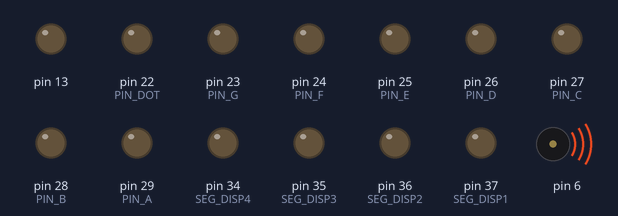
A sketch run on a simulated Arduino Mega 2560, built with avr-gcc and run on an emulated ATmega2560. Parts: output pins drawn as LEDs (lit = HIGH), buzzer (waves = sounding). Pins used as bus, display or sensor lines are not drawn.

Above: at 0.47 s.
At 3.3 s:
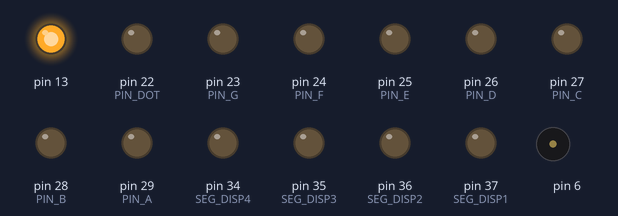
At 10.62 s:
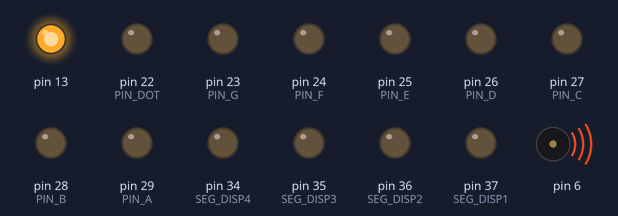
At 18.7 s:
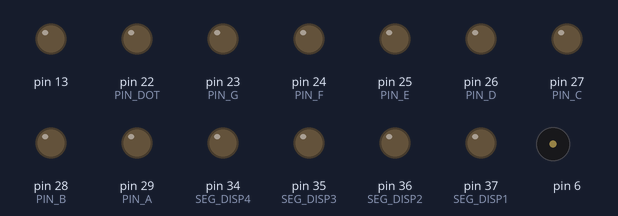
At 27.83 s:
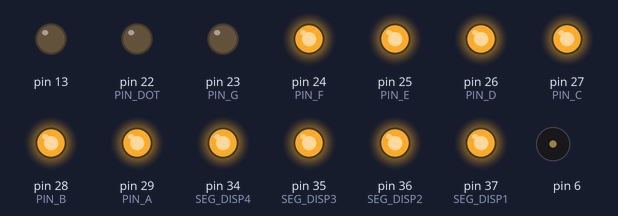
At 36.8 s:
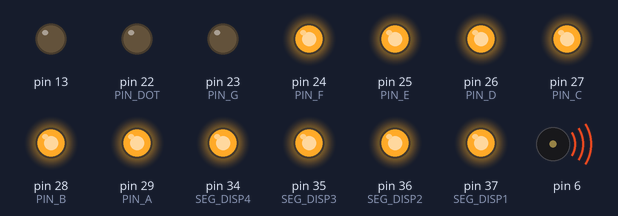
Timing chart, 0 to 40.0 s (numbered marks = the images above):
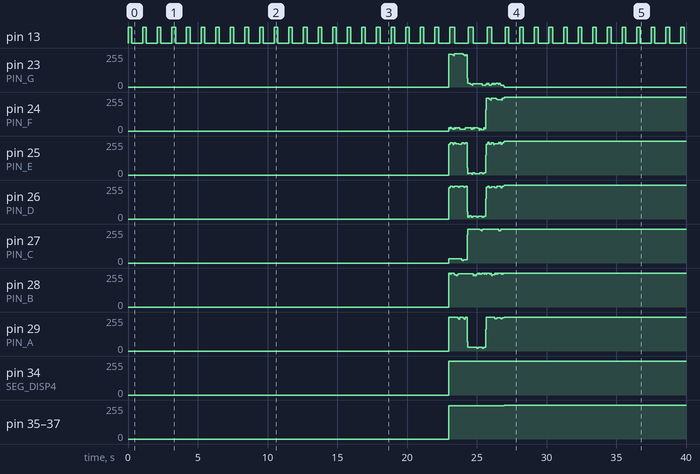

The sketch:

DDS.ino
```cpp
/* University of Washington
 * ECE/CSE 474,  05/26/2023
 *
 *   Noah Crouch
 *   Taylor Kelly
 *
 *   Lab 3: Schedulers
 *
 */
#include "DataDriven.h";

void task_start(TCB *task);

// Defining the Task List, and list for dead tasks
TCB TCB_List[N_TASKS];
TCB Dead_Tasks[N_TASKS];

TCB *tcb_list_ptr = &TCB_List[0];

Task t_task1; //LED Flash
Task t_task2; // Plays Bloody Stream
Task t_task3; // Counts up on 7 Seg
Task t_task4_0; // Countdown to music play
Task t_task4_1; // Play music with frequency
Task t_task5; //Supervisor
Task t_task6; // Display Smile

// Global variables for various tasks
int current_running_task_index, dead_task_index;
int task_count, dead_count;

Task task_arr[7] = {t_task1, t_task2, t_task3, t_task4_0, t_task4_1, t_task5, t_task6};

int digits[4] = {0};

void setup() {
  Serial.begin(9600);

  // Setting the various Pins for output
  pinMode(13, OUTPUT);

  pinMode(PIN_A, OUTPUT);
  pinMode(PIN_B, OUTPUT);
  pinMode(PIN_C, OUTPUT);
  pinMode(PIN_D, OUTPUT);
  pinMode(PIN_E, OUTPUT);
  pinMode(PIN_F, OUTPUT);
  pinMode(PIN_G, OUTPUT);
  pinMode(PIN_DOT, OUTPUT);

  pinMode(SEG_DISP4, OUTPUT);
  pinMode(SEG_DISP3, OUTPUT);
  pinMode(SEG_DISP2, OUTPUT);
  pinMode(SEG_DISP1, OUTPUT);

  stepTimeDisplay = millis();
  displayCounter = 0;

  DATA_DIRECTION_REG_SPKR |= BIT3;
  TIMER_4_ALLOW_REG &= ~BIT3;

  DISP_DDR1 |= DISP_DDR1_MASK;
  DISP_DDR2 |= DISP_DDR2_MASK;

  TIMER_4_TOP = 0;

  // SET the FAST PWM MODE as well as allow OC4A to override pin
  // Also prescale the clock to clk/256
  TIMER_4_CTRL_REG_A |= TIMER_4_CTRL_REG_A_MASK;
  TIMER_4_CTRL_REG_B |= TIMER_4_CTRL_REG_B_MASK;

  songIndex = 0;
  songCount = 0;
  task_count = 0;
  dead_count = 0;

  //Task ID will be equal to where it is initialized within the Task List
  t_task1 = {0, "LED Flash", 0};
  t_task2 = {1, "Bloody Stream", 0};
  t_task3 = {2, "7 Segment LED", 0};
  t_task4_0 = {3, "7 Seg Countdown", 0};
  t_task4_1 = {4, "Music Play", 0};
  t_task5 = {5, "Supervisor", 0};
  t_task6 = {6, "Smile", 0};


  // Initializing all the TCBs. Task 5 Currently Active
  int i = 0;
  TCB_List[i].task = task_arr[0];
  TCB_List[i].fn = task1;
  TCB_List[i].arg_ptr = NULL;
  TCB_List[i].status = DEAD;
  TCB_List[i].delay = 0;
  i++;
  task_count++;

  TCB_List[i].task = task_arr[1];
  TCB_List[i].fn = task2;
  TCB_List[i].arg_ptr = NULL;
  TCB_List[i].status = DEAD;
  TCB_List[i].delay = 0;
  i++;
  task_count++;

  TCB_List[i].task = task_arr[2];
  TCB_List[i].fn = task3;
  TCB_List[i].arg_ptr = NULL;
  TCB_List[i].status = DEAD;
  TCB_List[i].delay = 0;
  i++;
  task_count++;

  TCB_List[i].task = task_arr[3];
  TCB_List[i].fn = task4_0;
  TCB_List[i].arg_ptr = NULL;
  TCB_List[i].status = DEAD;
  TCB_List[i].delay = 0;
  i++;
  task_count++;

  TCB_List[i].task = task_arr[4];
  TCB_List[i].fn = task4_1;
  TCB_List[i].arg_ptr = NULL;
  TCB_List[i].status = DEAD;
  TCB_List[i].delay = 0;
  i++;
  task_count++;

  TCB_List[i].task = task_arr[5];
  TCB_List[i].fn = task5;
  TCB_List[i].arg_ptr = NULL;
  TCB_List[i].status = ACTIVE;
  TCB_List[i].delay = 0;
  i++;
  task_count++;

  TCB_List[i].task = task_arr[6];
  TCB_List[i].fn = display_smile;
  TCB_List[i].arg_ptr = NULL;
  TCB_List[i].status = DEAD;
  TCB_List[i].delay = 0;
  i++;
  task_count++;
  TCB_List[i+1].fn = NULL;

}

// Loop for the scheduler
void loop() {
  while(1){
    scheduler();
    delay(1);
  }
}


//This is going to loop through the TCB List, and run the task if it's state is ACTIVE
void scheduler(){
  // Restarts the list for the scheduler
  if(TCB_List[current_running_task_index].fn == NULL && current_running_task_index != 0){
    current_running_task_index = 0;
  }
  // Means that there are no tasks to run, and theres nothing to do
  if(TCB_List[current_running_task_index].fn == NULL && current_running_task_index == 0){
    exit(1);
  } else{
    // Runs the tasks that are active
    while(TCB_List[current_running_task_index].fn != NULL){
      switch(TCB_List[current_running_task_index].status){
        case(ACTIVE):
        run_task(TCB_List[current_running_task_index].fn);

        // If a task is sleeping, decrement the sleep counter by 1
        // If delay is 0, turns the task back on
        case(SLEEPING):
        TCB_List[current_running_task_index].delay -= 1;
        if(TCB_List[current_running_task_index].delay == 0){
          TCB_List[current_running_task_index].status = ACTIVE;
          TCB_List[current_running_task_index].task.timesStarted_Restarted++;
        }
      }
      current_running_task_index++;
    }
  }
}

void quit_task(int task_id){
  TCB_List[task_id].status = DEAD;
}

void run_task(void (*fctptr) () ){
  fctptr();
}

void sleep_task(int timeToSleep){
  TCB_List[current_running_task_index].delay = timeToSleep;
  TCB_List[current_running_task_index].status = SLEEPING;

}

void task_self_quit(){
  TCB_List[current_running_task_index].status = DEAD;
  Dead_Tasks[current_running_task_index] = TCB_List[current_running_task_index];
  task_count--;
  dead_count++;

}

// Takes a Pointer, and starts that task again (from DEAD to ALIVE)
void task_start(TCB *task){
  task->status = ACTIVE;
  task->task.timesStarted_Restarted++;
}

// ID = 0
// LED task
void task1() {
    static int time = 0;
    static int count = 0;
    if (time < 250) {
        digitalWrite(13, HIGH);
    } else if (time < 1000) {
        digitalWrite(13, LOW);
    } else{
      time = 0;
      count++;
    }
    time++;
}

// ID = 1
// Plays the song twice, then sleeps for 4 seconds
void task2() {
    static int time = 0;
    static int bpm = 0;
    if (time == time_array[bpm]) {
        TIMER_4_TOP = stream[songIndex++];
        time = 0;
        bpm++;
    }
    if (songIndex > 44 || bpm > 44) {
        songIndex = 0;
        bpm = 0;
        songCount++;
    }
    if (songCount >= 2) {
      songCount = 0;
      sleep_task(4000);
    }
    time++;
}

// ID = 2
// Counts up using the 7 segment display, incrementing every 100 ms
void task3() {
  unsigned long currTimeFromStep = millis() - stepTimeDisplay;
  if (currTimeFromStep > 100) {
    int countCopy = displayCounter + 1;
    for (int i = 0; i < 4; i++) {
        digits[i] = countCopy % 10;
        countCopy /= 10;
    }
    displayCounter++;
    stepTimeDisplay = millis();
  }
    for (int i = 0; i < 4; i++)
    {
        DISP_PORT1 &= 0;
        DISP_PORT2 = disp_select[i];
        DISP_PORT1 |= disp_digits[digits[i]];
        delayMicroseconds(5);
    }
    DISP_PORT2 &= 0;
    DISP_PORT1 &= 0;
}

//ID = 3
// Counts down on the 7 segment display, from 3 to 0 seconds
void task4_0(){
  static int time = 0;
  static int countdown = 3000;
  if(time = 100){
    int_to_seg(countdown);
    time = 0;
    countdown--;
  }
  for (int i = 0; i < 4; i++)
  {
    sevenSeg_Digit_Write(digits[i]);
    digitalWrite(37-i, LOW);
    delayMicroseconds(15);
    digitalWrite(37-i, HIGH);
  }
  if(countdown == 0){
    time = 0;
    countdown = 3000;
    turn_off_display();
    //FOR TASK 4: Add the following line
    //task_start(&TCB_List[4])
    task_self_quit();
    return;
  }
}

//ID: 4
// Plays the song and displays each note's frequency
void task4_1(){
  static int time = 0;
  static int bpm = 0;
  if (time == time_array[bpm]) {
      float temp = stream[songIndex];
      temp = 16000000/(2*64 * temp);
      int_to_seg(temp);
      TIMER_4_TOP = stream[songIndex++];
      time = 0;
      bpm++;
  }
  for (int i = 0; i < 4; i++)
  {
    turn_off_display();
    sevenSeg_Digit_Write(digits[i]);
    digitalWrite(37-i, LOW);
    delayMicroseconds(5);
  }
  turn_off_display();
  if (songIndex > 44 || bpm > 44) {
      songIndex = 0;
      bpm = 0;
      songCount++;
  }
  if (songCount >= 1) {
    songCount = 0;
    task_self_quit();
    task_start(&TCB_List[3]);
    return;
  }
  time++;
}
/*
ID:5
Supervisor task that follows this schedule (from lab document):
a) Task 1 runs all the time.
b) Task 2 runs at the start but stops after playing the theme 2 times.
c) After Task 2, start a count-down (on the 7-segment display) for 3 seconds
and then restarts task 2 (original definition above) for one final time.
d) Display a “smile” for 2 seconds (See Appendix B) (code this as a new task to be
controlled by Task 5). The 2 second interval begins after completion of part 5c.
e) Stop all tasks, except “a) Task 1” in this list.   */
void task5(){
  static int stage = 0;
  //5a
  if(TCB_List[5].task.timesStarted_Restarted == 0){
    task_start(&TCB_List[0]);
    task_start(&TCB_List[1]);
    TCB_List[5].task.timesStarted_Restarted++;
    stage++;
  }
  //5b
  if(TCB_List[1].status == SLEEPING && TCB_List[1].task.timesStarted_Restarted == 1 && stage == 1){
    quit_task(1);
    //TCB_List[1].delay = 0;
    task_start(&TCB_List[3]);
    stage++;
  }
  //5C
  if(TCB_List[3].status == DEAD && stage == 2){
    task_start(&TCB_List[1]);
    stage++;
  }
  //5D
  if(TCB_List[1].status == SLEEPING && TCB_List[1].task.timesStarted_Restarted >= 2 && stage == 3){
    quit_task(1);
    task_start(&TCB_List[6]);
    stage++;
  }
  //5E
  if(stage >= 4 && TCB_List[6].status == DEAD){
    quit_task(1);
    quit_task(2);
    quit_task(3);
  }
}

//ID = 6
// Task to display a smile on the 7 segment display for 2 seconds
void display_smile(){
  static int countdown = 2000;
  for (int i = 0; i < 4; i++)
  {
    int disp_pin = 37-i;
    turn_off_display();
    for(int j = 0; j < 7; j++){
      digitalWrite(29-j, smile[i][j]);
    }
    digitalWrite(disp_pin, LOW);
  }
  countdown--;
  if(countdown <= 0){
    countdown = 3000;
    task_self_quit();
  }

}

// Helper function for the 7 segment display
// Takes an int, converts it into 4 numbers for the display
void int_to_seg(int target){
  for (int i = 0; i < 4; i++) {
    digits[i] = target % 10;
    target /= 10;
  }
}

// Takes in a number, and writes it to the 7 segment display
void sevenSeg_Digit_Write(int digit) {
  int start = 29;
  for (int i = 0; i < 7; i++){
    digitalWrite(start, seven_seg_digits[digit][i]);
    start--;
  }
}

// Resets the 7 segment display
void turn_off_display(){
  digitalWrite(SEG_DISP4, HIGH);
  digitalWrite(SEG_DISP3, HIGH);
  digitalWrite(SEG_DISP2, HIGH);
  digitalWrite(SEG_DISP1, HIGH);
}
```

DataDriven.h
```cpp
/* University of Washington
 * ECE/CSE 474,  05/26/2023
 *
 *   Noah Crouch
 *   Taylor Kelly
 *
 *   Lab 3: Schedulers
 *
 */

#include "Lab3_DDS.h";

#define DEAD 4

typedef struct Task {
    unsigned int id;
    char* name;
    unsigned int timesStarted_Restarted;
} Task;

typedef struct TCB {
    Task task;
    void (*fn) ();    // function pointer
    void *arg_ptr;    // arg pointer
    unsigned int status;
    unsigned int delay;
} TCB;
```

Lab3_DDS.h
```cpp
/* University of Washington
 * ECE/CSE 474,  05/26/2023
 *
 *   Noah Crouch
 *   Taylor Kelly
 *
 *   Lab 3: Schedulers
 *   Acknowledgement: Array seven_seg_digits courtesy of Hacktronics.com sample code.
 *
 */

// Defines Bits for bit manipulation
#define BIT0 1;
#define BIT1 (1 << 1);
#define BIT2 (1 << 2);
#define BIT3 (1 << 3);
#define BIT4 (1 << 4);
#define BIT5 (1 << 5);
#define BIT6 (1 << 6);
#define BIT7 (1 << 7);

// Defines pin numbers for the 7 Seg. Display
#define PIN_A 29
#define PIN_B 28
#define PIN_C 27
#define PIN_D 26
#define PIN_E 25
#define PIN_F 24
#define PIN_G 23
#define PIN_DOT 22
#define SEG_DISP4 34
#define SEG_DISP3 35
#define SEG_DISP2 36
#define SEG_DISP1 37

// Defining Task States
#define ACTIVE 0
#define DELAYED 1
#define HALTED 2
#define SLEEPING 3

// Max number of tasks at a time
#define N_TASKS 10

// Timer Definitions
#define TIMER_ALLOW PRR0
#define TIMER_ALLOW_BIT PRTIM0

#define TIMER_4_CTRL_REG_A TCCR4A
#define TIMER_4_CTRL_REG_B TCCR4B
#define TIMER_4_TOP OCR4A
#define TIMER_4 TCNT4
#define TIMER_4_OUT OC4A
#define TIMER_4_ALLOW_REG PRR1

#define DATA_DIRECTION_REG_SPKR DDRH
#define TIMER_4_CTRL_REG_A_MASK 67 // 01000011
#define TIMER_4_CTRL_REG_B_MASK 27 // 00011011

#define TIMER_CTRL_REG

// Task 3 Specific, using bit manipulation for the display
#define DISP_PORT1 PORTA
#define DISP_PORT2 PORTC

#define DISP_DDR1 DDRA
#define DISP_DDR2 DDRC
#define DISP_DDR1_MASK 0xFF // 11111111
#define DISP_DDR2_MASK 0x0F // 00001111

#define DISP0_BIT B00001110
#define DISP1_BIT B00001101
#define DISP2_BIT B00001011
#define DISP3_BIT B00000111

#define SEG_ZERO B11111100
#define SEG_ONE B01100000
#define SEG_TWO B11011010
#define SEG_THREE B11110010
#define SEG_FOUR B01100110
#define SEG_FIVE B10110110
#define SEG_SIX B10111110
#define SEG_SEVEN B11100100
#define SEG_EIGHT B11111110
#define SEG_NINE B11100110

// Defining Digits for the display
int disp_digits[10] = {SEG_ZERO, SEG_ONE, SEG_TWO, SEG_THREE, SEG_FOUR, SEG_FIVE, SEG_SIX, SEG_SEVEN, SEG_EIGHT, SEG_NINE};
uint8_t disp_select[4] = {DISP0_BIT, DISP1_BIT, DISP2_BIT, DISP3_BIT};

/*
Pins used in order to wire the 7 segment display
22: Dot
23: G
24: F
25 E
26 D
27 C
28 B
29 A

34: Display 4
35 Disp 3
36 Disp 2
37 Disp 1
*/

// Bit mask for the 7 segment display
byte seven_seg_digits[10][7] = { { 1,1,1,1,1,1,0 },  // = 0
                              { 0,1,1,0,0,0,0 },  // = 1
                              { 1,1,0,1,1,0,1 },  // = 2
                              { 1,1,1,1,0,0,1 },  // = 3
                              { 0,1,1,0,0,1,1 },  // = 4
                              { 1,0,1,1,0,1,1 },  // = 5
                              { 1,0,1,1,1,1,1 },  // = 6
                              { 1,1,1,0,0,0,0 },  // = 7
                              { 1,1,1,1,1,1,1 },  // = 8
                              { 1,1,1,0,0,1,1 }   // = 9
                              };


// Bit mask for the smile on the 7 segment display
byte smile[4][7] = {{0, 0, 0, 0, 0, 0, 0},
                    {0, 0, 1, 1, 0, 1, 0},
                    {0, 1, 0, 1, 1, 0, 0},
                    {0, 0, 0, 0, 0, 0, 0}
                   };

//Counters for various tasks
unsigned long stepTimeDisplay;
int displayCounter;


// Notes for the song
#define D5 212.947
#define F5 179.083
#define A5 142.045
#define G5sharp 150.602
#define C6 119.503
#define G5 159.441
#define NOTE_E 189.6813354
#define NOTE_C 239.0057361
#define NOTE_G 159.4387755
#define NOTE_g 318.877551
#define NOTE_R 0 // Rest, play no sound

// Rest timing for the song
#define quickRest 50
#define rest16 200
#define rest8 400
#define rest2 1600

// Mario Theme
float song[] = {NOTE_E, NOTE_R, NOTE_E, NOTE_R, NOTE_R, NOTE_E, NOTE_R, NOTE_R, NOTE_C, NOTE_R, NOTE_E, NOTE_R, NOTE_R, NOTE_G, NOTE_R, NOTE_R, NOTE_R, NOTE_R,
NOTE_R, NOTE_g, NOTE_R};

// TIme array for Bloody Stream
int time_array[] = {rest16, rest16, rest16, quickRest, rest8, rest16, rest16, rest16, rest16, rest16, rest16, rest8, rest16, rest16,
                    rest16, rest16, rest16, quickRest, rest8, rest16, rest16, rest16, rest16, rest16, rest16, rest8, rest16, rest16,
                    rest16, rest16, rest16, quickRest, rest8, rest16, rest16, rest16, rest16, rest16, rest16, rest16, rest16, rest16, rest2, rest16, rest16};

// Notes for Bloody Stream
float stream[] = {D5, F5, A5, NOTE_R, G5sharp, D5,  G5, NOTE_R, G5, NOTE_R, D5, F5,  G5, NOTE_R,
                  D5, F5, A5, NOTE_R, G5sharp, D5,  G5, NOTE_R, G5, NOTE_R, D5, F5,  G5, NOTE_R,
                  D5, F5, A5, NOTE_R, G5sharp, D5,  G5, NOTE_R, G5, NOTE_R, D5, F5, NOTE_R, C6, C6, NOTE_R, NOTE_R};

// Variables for tasks that play the songs
int songIndex, songCount;


// Function Prototypes
void scheduler();
void quit_task(int task_id);
void run_task(void (*fctptr) () );
void sleep_task(int timeToSleep);
void task_self_quit();

void task1();
void task2();
void task3();
void task4_0();
void task4_1();
void task5();
void display_smile();


void int_to_seg(int target);
void sevenSeg_Digit_Write(int digit);
void turn_off_display();
void display_smile();
```

Measured:
- by itself, pin 13: goes 22 × (HIGH 0.26 s, LOW 0.79 s), 3 × (HIGH 0.33 s, LOW 1.0 s), 12 × (HIGH 0.26 s, LOW 0.79 s), HIGH 0.26 s, then LOW
- by itself, pin 34 (SEG_DISP4): 0/255 → 252/255 at 23.0 s, → 255/255 4.0 s later
- by itself, pin 35 (SEG_DISP3), pin 36 (SEG_DISP2), pin 37 (SEG_DISP1): 0/255 → 251/255 at 23.0 s, → 255/255 4.0 s later
- by itself, pin 26 (PIN_D): 0/255 → 234/255 at 23.0 s, → 244/255 0.12 s later, → 237/255 0.16 s later, → 245/255 0.12 s later, … (28 changes in this stretch)
- by itself, tone on pin 6: plays 587 Hz for 0.16 s, 694 Hz for 0.21 s, 874 Hz for 0.05 s, 828 Hz for 0.21 s, 587 Hz for 0.21 s, 781 Hz for 0.21 s … (96 notes in this stretch)
